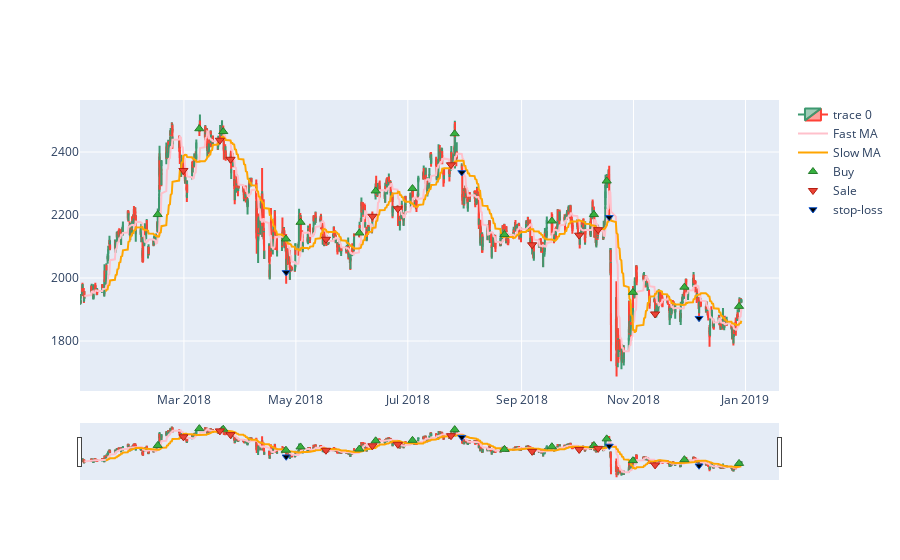

This figure's notebook cell:
### Markdown cell above
## Визуализирование

### Code cell
#визуаоизашка свечей по часам

trace = go.Candlestick(
                x=df.index, 
                open=df['Open'],
                high=df['High'],
                low=df['Low'],
                close=df['Close'])


data = [trace]
fig = go.Figure(data=data)  
#сверху свечи, снизу ohlc
#fig= df.vbt.ohlcv.plot() 

fig = fast_ma.vbt.plot(trace_kwargs=dict(name='Fast MA',marker=dict(color='pink')), fig=fig)
fig = slow_ma.vbt.plot(trace_kwargs=dict(name='Slow MA',marker=dict(color='orange')), fig=fig)
fig = sig_buy.vbt.signals.plot_as_entry_markers(df['Close'], fig=fig,trace_kwargs=dict(name='Buy')) #мб поменять на сиг бай и сиг сейл
fig = sig_sale.vbt.signals.plot_as_exit_markers(df4['Close'], fig=fig, trace_kwargs=dict(name='Sale')) 
fig= stop_loss.vbt.signals.plot_as_markers(df5['stop'],fig=fig, trace_kwargs=dict(name='stop-loss', marker=dict(symbol='triangle-down',color='black'))) #

# надо  еще внизу окно сделать с 0 и 1 (4 пункт)
fig

### Figure 1 — Plotly figure (JSON) as saved in the notebook; plotly's stock layout.template omitted (floating-point values rounded to 4 significant figures; data arrays with more than 128 entries replaced by an {"elided": "..."} marker saying what was removed)
{"data": [{"close": {"elided": "2526 float values"}, "high": {"elided": "2526 float values"}, "low": {"elided": "2526 float values"}, "open": {"elided": "2526 float values"}, "type": "candlestick", "x": {"elided": "2526 str values"}}, {"marker": {"color": "pink"}, "name": "Fast MA", "showlegend": true, "type": "scatter", "x": {"elided": "2497 str values"}, "y": {"elided": "2497 float values"}}, {"marker": {"color": "orange"}, "name": "Slow MA", "showlegend": true, "type": "scatter", "x": {"elided": "2437 str values"}, "y": {"elided": "2437 float values"}}, {"marker": {"color": "#37B13F", "line": {"color": "rgb(38,123,44)", "width": 1}, "size": 8, "symbol": "triangle-up"}, "mode": "markers", "name": "Buy", "showlegend": true, "type": "scatter", "x": ["2018-02-14T17:00:00", "2018-03-09T09:00:00", "2018-03-22T10:00:00", "2018-04-25T14:00:00", "2018-05-03T13:00:00", "2018-06-04T14:00:00", "2018-06-13T11:00:00", "2018-07-03T13:00:00", "2018-07-26T13:00:00", "2018-08-22T16:00:00", "2018-09-17T12:00:00", "2018-10-10T10:00:00", "2018-10-17T09:00:00", "2018-10-31T16:00:00", "2018-11-28T17:00:00", "2018-12-28T12:00:00"], "y": [2202.0, 2474, 2465, 2124, 2177, 2143, 2276.0, 2284, 2458, 2138, 2181, 2202.0, 2308, 1954.0, 1971, 1910]}, {"marker": {"color": "#EA4335", "line": {"color": "rgb(181,31,18)", "width": 1}, "size": 8, "symbol": "triangle-down"}, "mode": "markers", "name": "Sale", "showlegend": true, "type": "scatter", "x": ["2018-02-28T17:00:00", "2018-03-20T14:00:00", "2018-03-26T09:00:00", "2018-05-17T09:00:00", "2018-06-11T17:00:00", "2018-06-25T13:00:00", "2018-07-24T13:00:00", "2018-09-06T18:00:00", "2018-10-02T09:00:00", "2018-10-12T17:00:00", "2018-11-12T18:00:00"], "y": [2342.0, 2438.0, 2377, 2123, 2196, 2220, 2360.0, 2106.0, 2136, 2154.0, 1886]}, {"marker": {"color": "black", "line": {"color": "rgb(11,84,205)", "width": 1}, "size": 7, "symbol": "triangle-down"}, "mode": "markers", "name": "stop-loss", "showlegend": true, "type": "scatter", "x": ["2018-04-25T17:00:00", "2018-07-30T10:00:00", "2018-10-18T18:00:00", "2018-12-06T17:00:00"], "y": [2018.0, 2335.0, 2193.0, 1872.0]}], "layout": {}}
